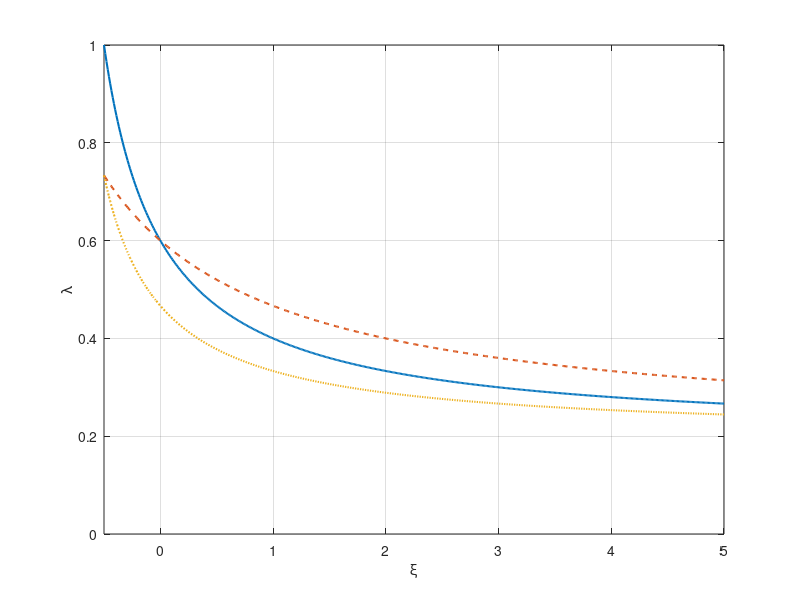

MATLAB code for this plot: (Note: this script raises an error after producing the figure.)
% parameters
gamma = 1;
tau = 0.2;
phi = 1;

% xi range (adjust as needed; avoid xi = -gamma to prevent division by zero)
xi_min = -gamma * phi / (phi + 1);
xi_max = 5;
xi = linspace(xi_min, xi_max, 500);

% lambda formula
lambda = (gamma*(1 + tau*phi) + tau*xi*(phi + 1)) ./ ((gamma + xi) * (phi + 1));

% gamma = 2 case
gamma2 = 2;
lambda2 = (gamma2*(1 + tau*phi) + tau*xi*(phi + 1)) ./ ((gamma2 + xi) * (phi + 1));

% phi = 2 case (gamma = 1)
phi2 = 2;
lambda_phi2 = (gamma*(1 + tau*phi2) + tau*xi*(phi2 + 1)) ./ ((gamma + xi) * (phi2 + 1));

% plot
figure;
plot(xi, lambda, '-', 'LineWidth', 1.5);
hold on;
plot(xi, lambda2, '--', 'LineWidth', 1.5);
plot(xi, lambda_phi2, ':', 'LineWidth', 1.5);
xlabel('\xi');
ylabel('\lambda');
grid on;
xlim([xi_min xi_max]);
ylim([0 1]);
yline(tau, '--', '\lambda=\tau', 'LabelHorizontalAlignment', 'left');
xline(0, '--', '\xi=0', 'LabelHorizontalAlignment', 'left');
legend('\gamma=1,\phi=1', '\gamma=2,\phi=1', '\gamma=1,\phi=2', 'Location', 'best');
